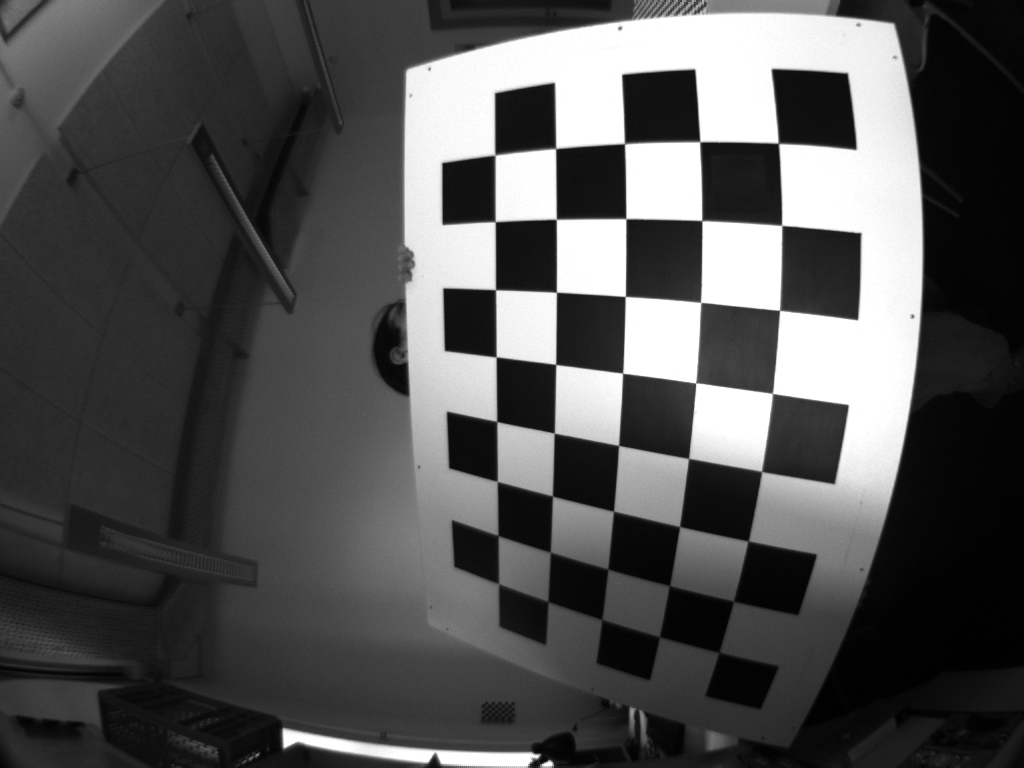
//> input picture test_fisheye.jpg, 1024 x 768 px
$ ./UndistortFthetaImage   (built with g++ and OpenCV 4)
//> lines starting //> are read from the running program, lines starting //| are printed output that depends on the picture
### ocam_functions.cpp
/*------------------------------------------------------------------------------
   Example code that shows the use of the 'cam2world" and 'world2cam" functions
   Shows also how to undistort images into perspective or panoramic images
   Copyright (C) 2008 DAVIDE SCARAMUZZA, ETH Zurich
   Author: Davide Scaramuzza - email: davide.scaramuzza@ieee.org
------------------------------------------------------------------------------*/

#include "ocam_functions.h"
#include <string>
#include <fstream>
using namespace std;

//------------------------------------------------------------------------------
int get_ocam_model(struct ocam_model *myocam_model, std::string& filename)
{
 double *pol        = myocam_model->pol;
 double *invpol     = myocam_model->invpol;
 double *xc         = &(myocam_model->xc);
 double *yc         = &(myocam_model->yc);
 double *c          = &(myocam_model->c);
 double *d          = &(myocam_model->d);
 double *e          = &(myocam_model->e);
 int    *width      = &(myocam_model->width);
 int    *height     = &(myocam_model->height);
 int *length_pol    = &(myocam_model->length_pol);
 int *length_invpol = &(myocam_model->length_invpol);
 FILE *f;
 char buf[CMV_MAX_BUF];
 int i;

// [8 lines of commented-out code are left out]

 cout << "testing fopen output" << fopen(filename.c_str(), "r") << endl;
 //Open file
 if (!(f = fopen(filename.c_str(), "r")))
 {
   printf("File %s cannot be opened\n", filename.c_str());
   return -1;
 }

 //Read polynomial coefficients
 fgets(buf,CMV_MAX_BUF,f);
 fscanf(f,"\n");
 fscanf(f,"%d", length_pol);
 for (i = 0; i < *length_pol; i++)
 {
     fscanf(f," %lf",&pol[i]);
 }

 //Read inverse polynomial coefficients
 fscanf(f,"\n");
 fgets(buf,CMV_MAX_BUF,f);
 fscanf(f,"\n");
 fscanf(f,"%d", length_invpol);
 for (i = 0; i < *length_invpol; i++)
 {
     fscanf(f," %lf",&invpol[i]);
 }

 //Read center coordinates
 fscanf(f,"\n");
 fgets(buf,CMV_MAX_BUF,f);
 fscanf(f,"\n");
 fscanf(f,"%lf %lf\n", xc, yc);

 //Read affine coefficients
 fgets(buf,CMV_MAX_BUF,f);
 fscanf(f,"\n");
 fscanf(f,"%lf %lf %lf\n", c,d,e);

 //Read image size
 fgets(buf,CMV_MAX_BUF,f);
 fscanf(f,"\n");
 fscanf(f,"%d %d", height, width);

 fclose(f);
 return 0;
}

//------------------------------------------------------------------------------
void cam2world(double point3D[3], double point2D[2], struct ocam_model *myocam_model)
{
 double *pol    = myocam_model->pol;
 double xc      = (myocam_model->xc);
 double yc      = (myocam_model->yc);
 double c       = (myocam_model->c);
 double d       = (myocam_model->d);
 double e       = (myocam_model->e);
 int length_pol = (myocam_model->length_pol);
 double invdet  = 1/(c-d*e); // 1/det(A), where A = [c,d;e,1] as in the Matlab file

 double xp = invdet*(    (point2D[0] - xc) - d*(point2D[1] - yc) );
 double yp = invdet*( -e*(point2D[0] - xc) + c*(point2D[1] - yc) );

 double r   = sqrt(  xp*xp + yp*yp ); //distance [pixels] of  the point from the image center
 double zp  = pol[0];
 double r_i = 1;
 int i;

 for (i = 1; i < length_pol; i++)
 {
   r_i *= r;
   zp  += r_i*pol[i];
 }

 //normalize to unit norm
 double invnorm = 1/sqrt( xp*xp + yp*yp + zp*zp );

 point3D[0] = invnorm*xp;
 point3D[1] = invnorm*yp;
 point3D[2] = invnorm*zp;
}

//------------------------------------------------------------------------------
void world2cam(double point2D[2], double point3D[3], struct ocam_model *myocam_model)
{
 double *invpol     = myocam_model->invpol;
 double xc          = (myocam_model->xc);
 double yc          = (myocam_model->yc);
 double c           = (myocam_model->c);
 double d           = (myocam_model->d);
 double e           = (myocam_model->e);
 int    width       = (myocam_model->width);
 int    height      = (myocam_model->height);
 int length_invpol  = (myocam_model->length_invpol);
 double norm        = sqrt(point3D[0]*point3D[0] + point3D[1]*point3D[1]);
 double theta       = atan(point3D[2]/norm);
 double t, t_i;
 double rho, x, y;
 double invnorm;
 int i;

  if (norm != 0)
  {
    invnorm = 1/norm;
    t  = theta;
    rho = invpol[0];
    t_i = 1;

    for (i = 1; i < length_invpol; i++)
    {
      t_i *= t;
      rho += t_i*invpol[i];
    }

    x = point3D[0]*invnorm*rho;
    y = point3D[1]*invnorm*rho;

    point2D[0] = x*c + y*d + xc;
    point2D[1] = x*e + y   + yc;
  }
  else
  {
    point2D[0] = xc;
    point2D[1] = yc;
  }
}
//------------------------------------------------------------------------------
void create_perspecive_undistortion_LUT(cv::Mat mapx, cv::Mat mapy, struct ocam_model *ocam_model, float sf)
{
     int i, j;
     int width = mapx.cols; //New width
     int height = mapx.rows;//New height
     float *data_mapx = mapx.ptr<float>();
     float *data_mapy = mapy.ptr<float>();
     float Nxc = height/2.0;
     float Nyc = width/2.0;
     float Nz  = -width/sf;
     double M[3];
     double m[2];

     for (i=0; i<height; i++)
         for (j=0; j<width; j++)
         {
             M[0] = (i - Nxc);
             M[1] = (j - Nyc);
             M[2] = Nz;
             world2cam(m, M, ocam_model);
             *( data_mapx + i*width+j ) = (float) m[1];
             *( data_mapy + i*width+j ) = (float) m[0];
         }
}

//------------------------------------------------------------------------------
// [19 lines left out: function create_panoramic_undistortion_LUT, not called in this run]

### UndistortFthetaImage.cpp
/*------------------------------------------------------------------------------
   Example code that shows the use of the 'cam2world" and 'world2cam" functions
   Shows also how to undistort images into perspective or panoramic images

   NOTE, IF YOU WANT TO SPEED UP THE REMAP FUNCTION I STRONGLY RECOMMEND TO INSTALL
   INTELL IPP LIBRARIES ( http://software.intel.com/en-us/intel-ipp/ )
   YOU JUST NEED TO INSTALL IT AND INCLUDE ipp.h IN YOUR PROGRAM

   Copyright (C) 2009 DAVIDE SCARAMUZZA, ETH Zurich
   Author: Davide Scaramuzza - email: davide.scaramuzza@ieee.org
------------------------------------------------------------------------------*/

#include "ocam_functions.h"
#include <string>

using namespace std;

int main(int argc, char *argv[])
{
  /* --------------------------------------------------------------------*/
  /* Read the parameters of the omnidirectional camera from the TXT file */
  /* --------------------------------------------------------------------*/
  struct ocam_model o, o_cata; // our ocam_models for the fisheye and catadioptric cameras
  std::string fileName = "/home/shubham/Desktop/deepentools/stats/server/Scripts/loam_velodyne_pcd/src/Ftheta/calib_results_fisheye.txt";
  get_ocam_model(&o, fileName);
  /* --------------------------------------------------------------------*/
  /* Print ocam_model parameters                                         */
  /* --------------------------------------------------------------------*/
  int i;
  printf("pol =\n");
  for (i = 0; i < o.length_pol; i++)
  {
    printf("\t%e\n", o.pol[i]);
  };
  printf("\n");
  printf("invpol =\n");
  for (i = 0; i < o.length_invpol; i++)
  {
    printf("\t%e\n", o.invpol[i]);
  };
  printf("\n");
  printf("\nxc = %f\nyc = %f\n\nwidth = %d\nheight = %d\n", o.xc, o.yc, o.width, o.height);

  /* --------------------------------------------------------------------*/
  /* WORLD2CAM projects 3D point into the image                          */
  /* NOTE!!! The coordinates are expressed according the C convention,   */
  /* that is, from the origin (0,0) instead than from 1 (MATLAB).        */
  /* --------------------------------------------------------------------*/
  double point3D[3] = {100, 200, -300}; // a sample 3D point
  double point2D[2];                    // the image point in pixel coordinates
  world2cam(point2D, point3D, &o);      // The behaviour of this function is the same as in MATLAB

  /* --------------------------------------------------------------------*/
  /* Display re-projected coordinates                                    */
  /* --------------------------------------------------------------------*/
  printf("\nworld2cam: pixel coordinates reprojected onto the image\n");
  printf("m_row= %2.4f, m_col=%2.4f\n", point2D[0], point2D[1]);

  /* --------------------------------------------------------------------*/
  /* CAM2WORLD back-projects pixel points on to the unit sphere          */
  /* The behaviour of this function is the same as in MATLAB             */
  /* --------------------------------------------------------------------*/

  cam2world(point3D, point2D, &o);

  /* --------------------------------------------------------------------*/
  /* Display back-projected normalized coordinates (on the unit sphere)  */
  /* --------------------------------------------------------------------*/
  printf("\ncam2world: coordinates back-projected onto the unit sphere (x^2+y^2+z^2=1)\n");
  printf("x= %2.4f, y=%2.4f, z=%2.4f\n", point3D[0], point3D[1], point3D[2]);

  /* --------------------------------------------------------------------*/
  /* Allocate space for the unistorted images                            */
  /* --------------------------------------------------------------------*/
  cv::Mat src1 = cv::imread("/home/shubham/Desktop/deepentools/stats/server/Scripts/loam_velodyne_pcd/src/Ftheta/test_fisheye.jpg"); // source image 1
//> src1 is the input picture: 768 rows x 1024 cols, CV_8UC3; min 0, max 255, mean 82.4
  // cv::Mat src2 = cv::imread("/home/shubham/Desktop/deepentools/stats/server/Scripts/loam_velodyne_pcd/src/Ftheta/test_catadioptric.jpg"); // source image 2
  cv::Mat dst_persp = cv::Mat(src1.size(),CV_8UC1); // undistorted perspective and panoramic image
  // [5 lines of commented-out code are left out]

  cv::Mat mapx_persp(src1.size(), CV_32FC1);
  cv::Mat mapy_persp(src1.size(), CV_32FC1);

  // cv::Mat mapx_pan(dst_pan.size(), CV_32FC1);
  // cv::Mat mapy_pan(dst_pan.size(), CV_32FC1);

  // CvMat *mapx_pan = cvCreateMat(dst_pan.rows, dst_pan.cols, CV_32FC1);
  // CvMat *mapy_pan = cvCreateMat(dst_pan.rows, dst_pan.cols, CV_32FC1);

  /* --------------------------------------------------------------------  */
  /* Create Look-Up-Table for perspective undistortion                     */
  /* SF is kind of distance from the undistorted image to the camera       */
  /* (it is not meters, it is justa zoom fator)                            */
  /* Try to change SF to see how it affects the result                     */
  /* The undistortion is done on a  plane perpendicular to the camera axis */
  /* --------------------------------------------------------------------  */
  float sf = 4;
  create_perspecive_undistortion_LUT(mapx_persp, mapy_persp, &o, sf);
//> after the loop in create_perspecive_undistortion_LUT, `for (i=0; i<height; i++)`:
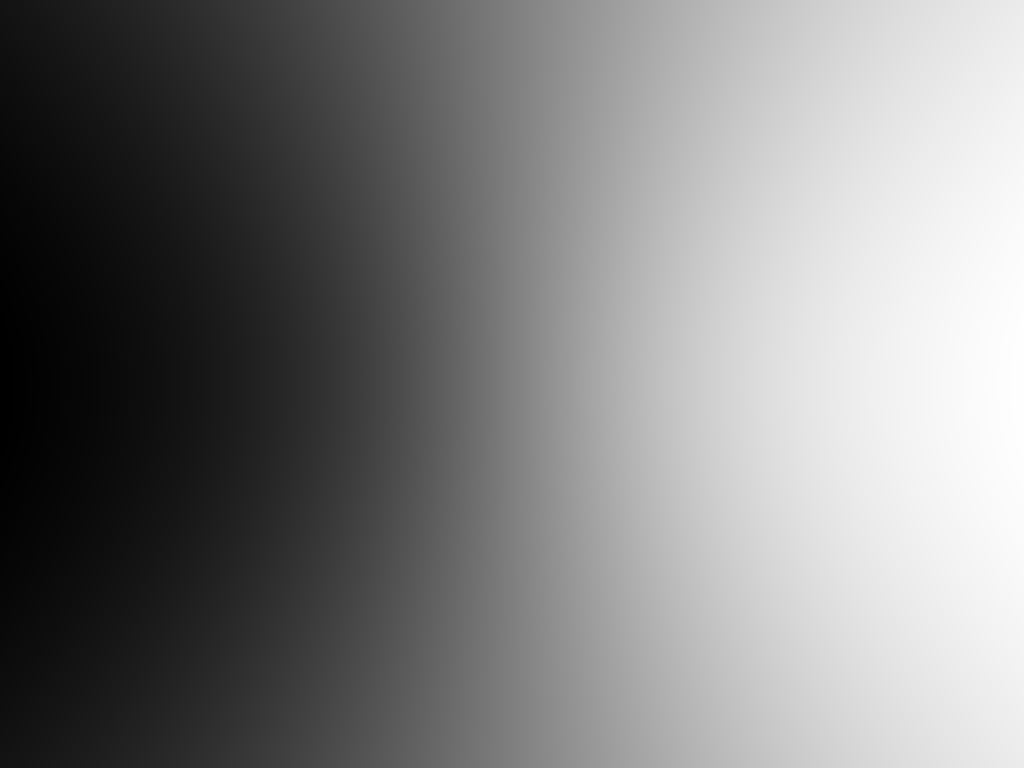
//> mapx: 768 rows x 1024 cols, CV_32FC1; min -55.34, max 1066, mean 505; drawn with min black and max white
//> after the loop in create_perspecive_undistortion_LUT, `for (i=0; i<height; i++)`:
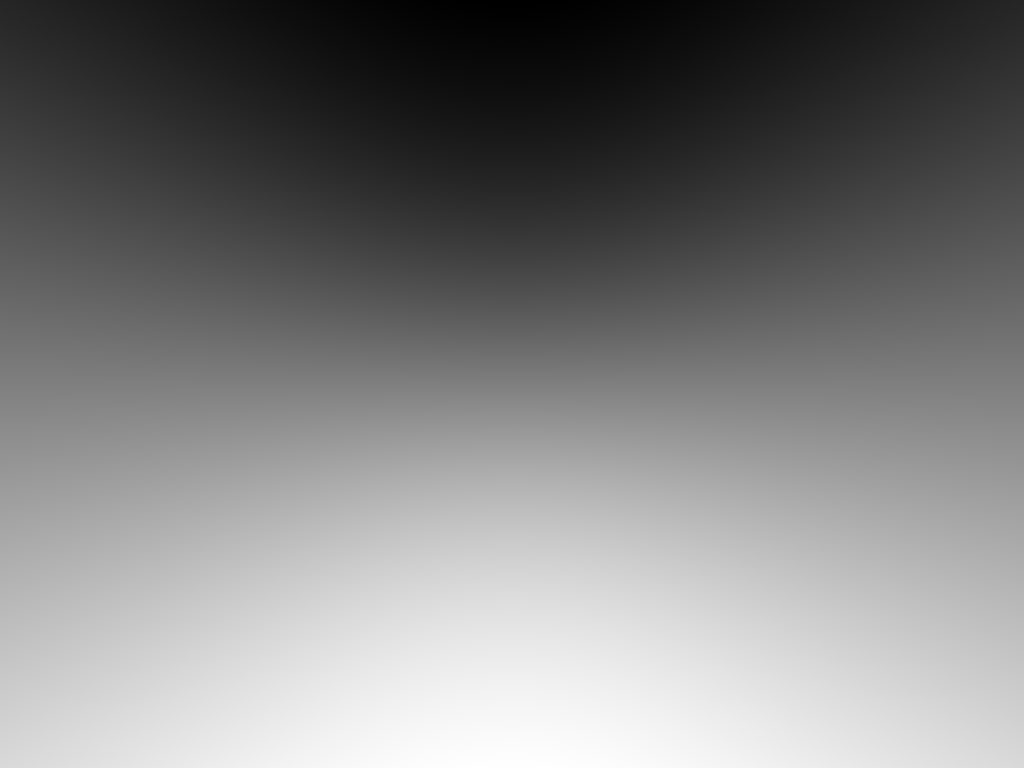
//> mapy: 768 rows x 1024 cols, CV_32FC1; min -126, max 889, mean 381.2; drawn with min black and max white

  /* --------------------------------------------------------------------  */
  /* Create Look-Up-Table for panoramic undistortion                       */
  /* The undistortoin is just a simple cartesia-to-polar transformation    */
  /* Note, only the knowledge of image center (xc,yc) is used to undisort the image      */
  /* xc, yc are the row and column coordinates of the image center         */
  /* Note, if you would like to flip the image, just inverte the sign of theta in this function */
  /* --------------------------------------------------------------------  */
  // float Rmax = 470; // the maximum    nb  radius of the region you would like to undistort into a panorama
  // float Rmin = 20;  // the minimum radius of the region you would like to undistort into a panorama
  // create_panoramic_undistortion_LUT(mapx_pan, mapy_pan, Rmin, Rmax, o_cata.xc, o_cata.yc);

  /* --------------------------------------------------------------------*/
  /* Undistort using specified interpolation method                      */
  /* Other possible values are (see OpenCV doc):                         */
  /* CV_INTER_NN - nearest-neighbor interpolation,                       */
  /* CV_INTER_LINEAR - bilinear interpolation (used by default)          */
  /* CV_INTER_AREA - resampling using pixel area relation. It is the preferred method for image decimation that gives moire-free results. In case of zooming it is similar to CV_INTER_NN method. */
  /* CV_INTER_CUBIC - bicubic interpolation.                             */
  /* --------------------------------------------------------------------*/
  cv::remap(src1, dst_persp, mapx_persp, mapy_persp, cv::INTER_LINEAR,cv::BORDER_CONSTANT, cv::Scalar(0, 0, 0));
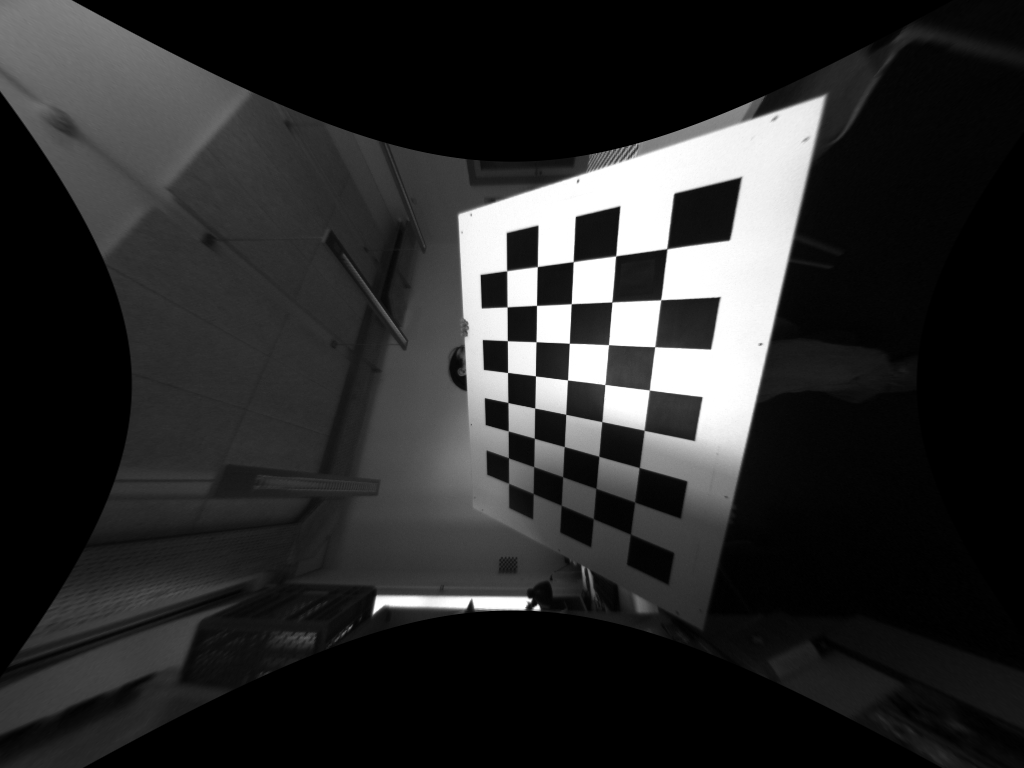
//> dst_persp: 768 rows x 1024 cols, CV_8UC3; min 0, max 255, mean 42.3
  // cv::remap(src2, dst_pan, mapx_pan, mapy_pan, cv::INTER_LINEAR, cv::BORDER_CONSTANT, cv::Scalar(0, 0, 0));

  /* --------------------------------------------------------------------*/
  /* Display image                                                       */
  /* --------------------------------------------------------------------*/
  cv::namedWindow("Original fisheye camera image", cv::WINDOW_AUTOSIZE);
  cv::imshow("Original fisheye camera image", src1);

  cv::namedWindow("Undistorted Perspective Image", cv::WINDOW_AUTOSIZE);
  cv::imshow("Undistorted Perspective Image", dst_persp);

  // cv::namedWindow("Original Catadioptric camera image", cv::WINDOW_AUTOSIZE);
  // cv::imshow("Original Catadioptric camera image", src2);

  // cv::namedWindow("Undistorted Panoramic Image", cv::WINDOW_AUTOSIZE);
  // cv::imshow("Undistorted Panoramic Image", dst_pan);

  /* --------------------------------------------------------------------*/
  /* Save image                                                          */
  /* --------------------------------------------------------------------*/
  cv::imwrite("undistorted_perspective.jpg", dst_persp);
  printf("\nImage %s saved\n", "undistorted_perspective.jpg");

  // cv::imwrite("undistorted_panoramic.jpg", dst_pan);
  // printf("\nImage %s saved\n", "undistorted_panoramic.jpg");

  /* --------------------------------------------------------------------*/
  /* Wait until key presses                                              */
  /* --------------------------------------------------------------------*/
  cvWaitKey();

  // [12 lines of commented-out code are left out]

  return 0;
}

$ run again, with test_catadioptric.jpg copied over test_fisheye.jpg
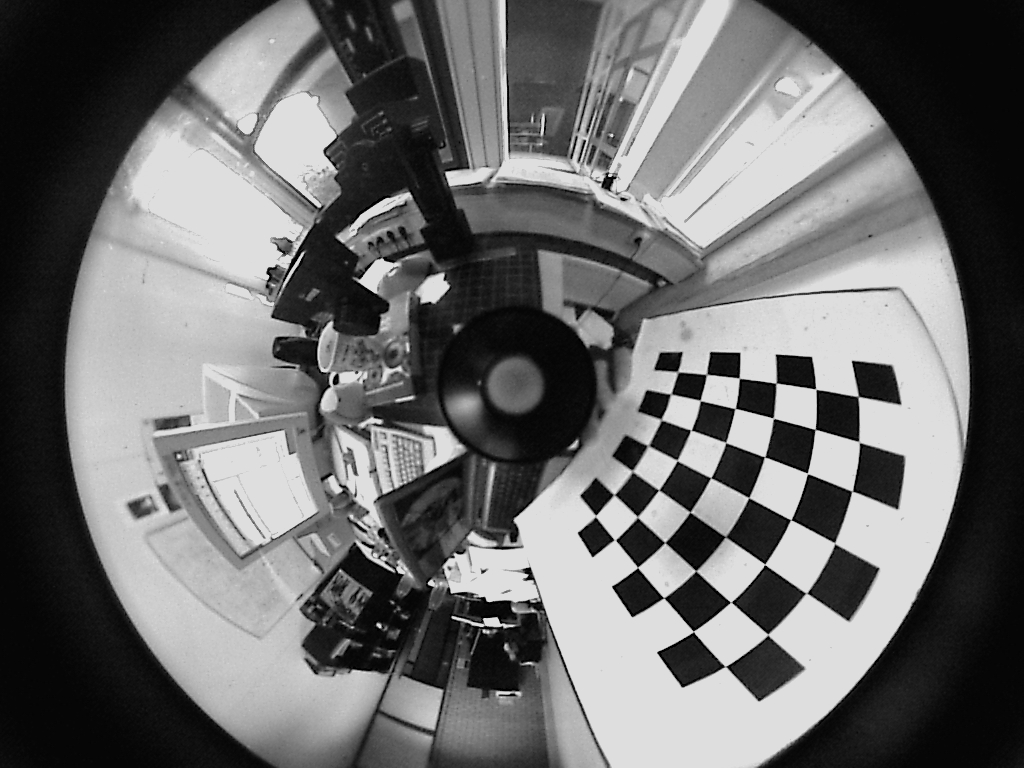
//> input picture test_catadioptric.jpg, 1024 x 768 px
//> src1 is the input picture: 768 rows x 1024 cols, CV_8UC3; min 0, max 223, mean 108.6
//> `cv::remap(src1, dst_persp, mapx_persp, mapy_persp, cv::INTER_LINEAR,cv..`:
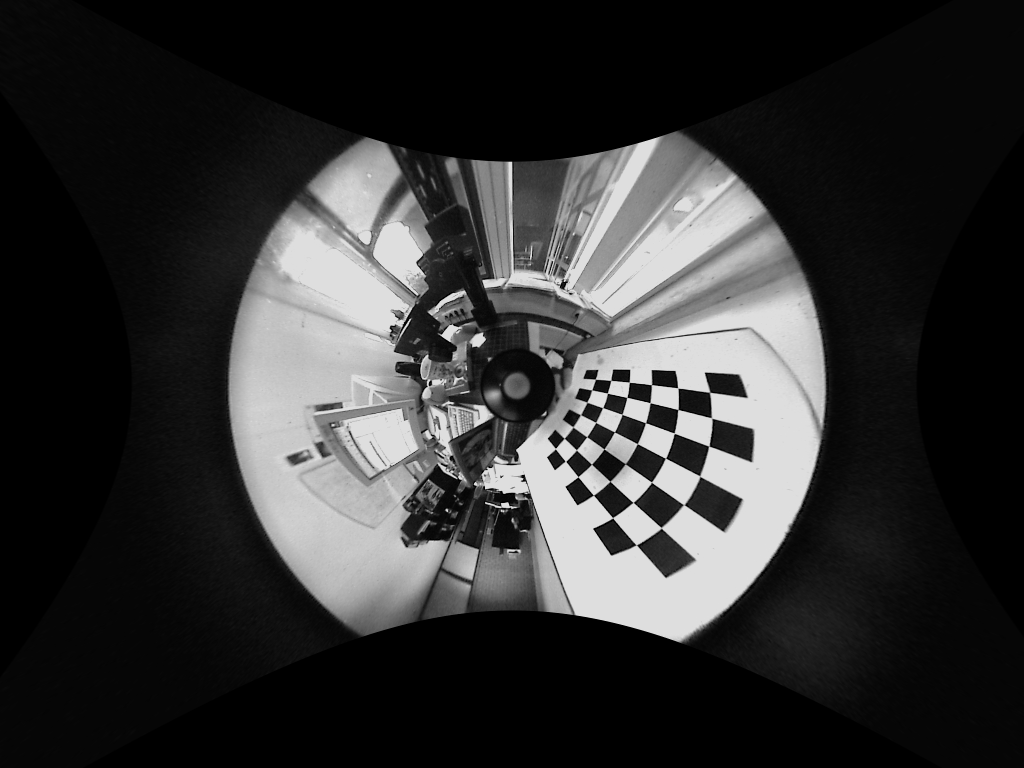
//> dst_persp: 768 rows x 1024 cols, CV_8UC3; min 0, max 223, mean 51.2
